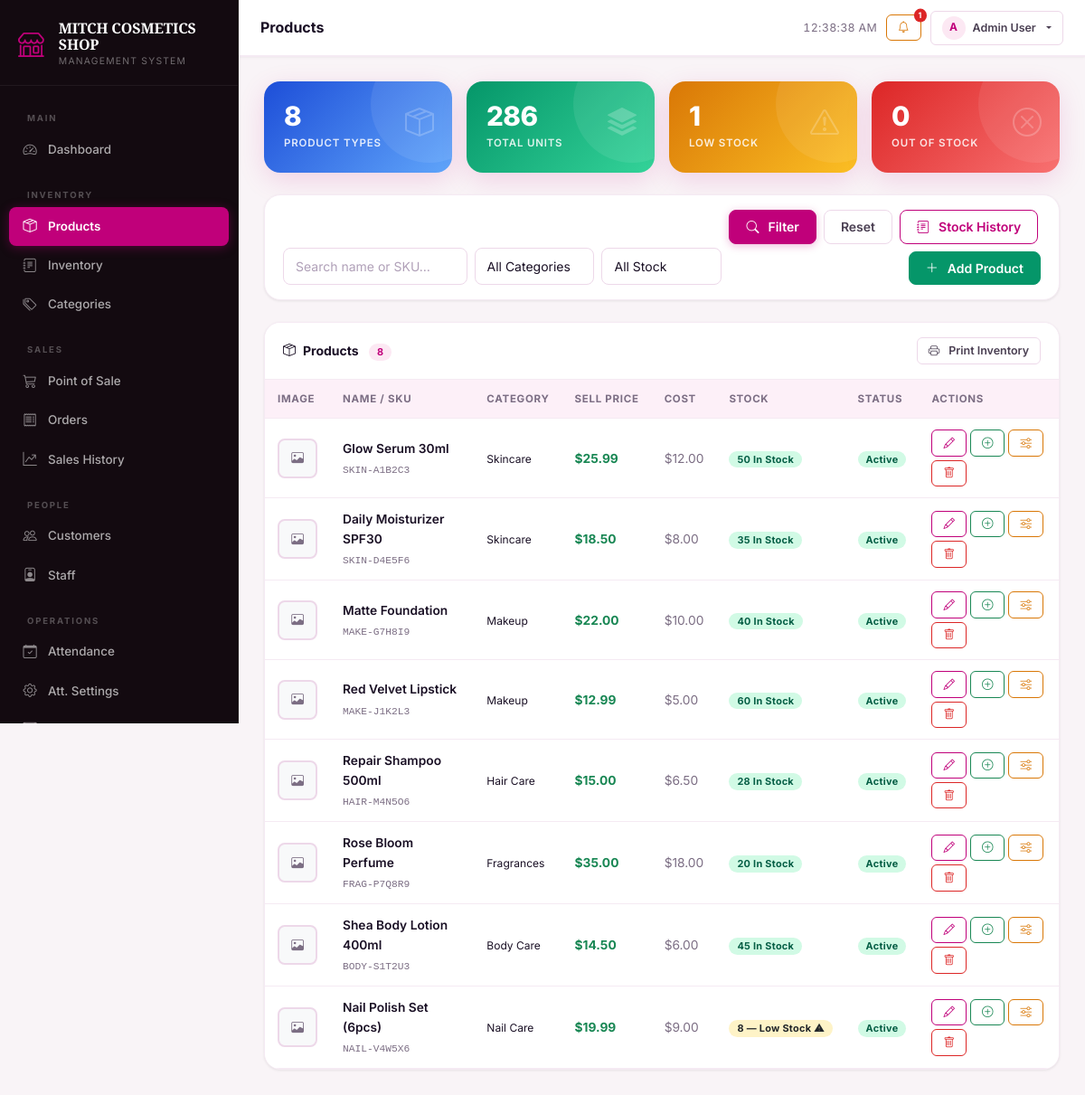
The page /products.php (signed in) on the database its author committed.
### tables this page shows
CREATE TABLE IF NOT EXISTS `products` (
  `id`                  INT UNSIGNED    NOT NULL AUTO_INCREMENT,
  `category_id`         INT UNSIGNED             DEFAULT NULL,
  `name`                VARCHAR(200)    NOT NULL,
  `sku`                 VARCHAR(50)     NOT NULL,
  `description`         TEXT                     DEFAULT NULL,
  `price`               DECIMAL(10,2)   NOT NULL DEFAULT '0.00',
  `cost_price`          DECIMAL(10,2)   NOT NULL DEFAULT '0.00',
  `quantity`            INT             NOT NULL DEFAULT 0,
  `low_stock_threshold` INT             NOT NULL DEFAULT 0
                        COMMENT '0 = use system default APP_LOW_STOCK_THRESHOLD',
  `image`               VARCHAR(255)             DEFAULT NULL,
  `video`               VARCHAR(255)             DEFAULT NULL,
  `status`              ENUM('active','inactive') NOT NULL DEFAULT 'active',
  `created_at`          DATETIME        NOT NULL DEFAULT CURRENT_TIMESTAMP,
  `updated_at`          DATETIME        NOT NULL DEFAULT CURRENT_TIMESTAMP ON UPDATE CURRENT_TIMESTAMP,
  PRIMARY KEY (`id`),
  UNIQUE KEY `uq_products_sku` (`sku`),
  KEY `fk_products_category` (`category_id`),
  KEY `idx_products_quantity` (`quantity`),
  CONSTRAINT `fk_products_category`
    FOREIGN KEY (`category_id`) REFERENCES `categories` (`id`) ON DELETE SET NULL
);

CREATE TABLE IF NOT EXISTS `categories` (
  `id`          INT UNSIGNED NOT NULL AUTO_INCREMENT,
  `name`        VARCHAR(100) NOT NULL,
  `description` TEXT                  DEFAULT NULL,
  `created_at`  DATETIME     NOT NULL DEFAULT CURRENT_TIMESTAMP,
  PRIMARY KEY (`id`),
  UNIQUE KEY `uq_categories_name` (`name`)
);

### session.php (called while the page is built, shortened)
<?php
function sanitize(string $value): string {
    return htmlspecialchars(strip_tags(trim($value)), ENT_QUOTES, 'UTF-8');
}

### products.php (the view, shortened to what this page needs)
<?php
require_once __DIR__ . '/../includes/functions.php';
function hasLowStockColumn(): bool {
    static $result = null;
    $db = getDB();
    try {
        $stmt = $db->prepare(
            "SELECT COUNT(*) FROM INFORMATION_SCHEMA.COLUMNS
             WHERE TABLE_SCHEMA = DATABASE()
               AND TABLE_NAME   = 'products'
               AND COLUMN_NAME  = 'low_stock_threshold'"
        );
        $stmt->execute();
        $result = ((int)$stmt->fetchColumn() > 0);
    } catch (Exception $e) {
        $result = false;
    }
    return $result;
}
$db = getDB();
$filter    = $_GET['filter'] ?? '';
$search    = sanitize($_GET['q'] ?? '');
$hasLST = hasLowStockColumn();
$sysThresh = (int)APP_LOW_STOCK_THRESHOLD;
$where  = '1=1';
$params = [];
$stmt = $db->prepare("
    SELECT p.*, c.name AS category
    FROM   products p
    LEFT JOIN categories c ON c.id = p.category_id
    WHERE  $where
    ORDER  BY p.created_at DESC
");
$stmt->execute($params);
$products = $stmt->fetchAll();
$totalProducts  = (int)$db->query("SELECT COUNT(*) FROM products")->fetchColumn();
$totalUnits     = (int)$db->query("SELECT COALESCE(SUM(quantity),0) FROM products")->fetchColumn();
if ($hasLST) {
    $totalLow = (int)$db->query(
        "SELECT COUNT(*) FROM products WHERE quantity > 0 AND quantity <= GREATEST(low_stock_threshold, " . $sysThresh . ")"
    )->fetchColumn();
} else {
    $totalLow = (int)$db->query(
        "SELECT COUNT(*) FROM products WHERE quantity > 0 AND quantity <= " . $sysThresh
    )->fetchColumn();
}
$totalOut       = (int)$db->query("SELECT COUNT(*) FROM products WHERE quantity = 0")->fetchColumn();
include __DIR__ . '/../includes/header.php';
?>
<div class="row g-3 mb-4">
  <div class="col-6 col-lg-3">
    <div class="stat-card stat-blue">
      <i class="bi bi-box-seam stat-icon"></i>
      <div class="stat-value"><?= number_format($totalProducts) ?></div>
      <div class="stat-label">Product Types</div>
    </div>
  </div>
  <div class="col-6 col-lg-3">
    <div class="stat-card stat-green">
      <i class="bi bi-stack stat-icon"></i>
      <div class="stat-value"><?= number_format($totalUnits) ?></div>
      <div class="stat-label">Total Units</div>
    </div>
  </div>
  <div class="col-6 col-lg-3">
    <div class="stat-card stat-orange">
      <i class="bi bi-exclamation-triangle stat-icon"></i>
      <div class="stat-value"><?= number_format($totalLow) ?></div>
      <div class="stat-label">Low Stock</div>
    </div>
  </div>
  <div class="col-6 col-lg-3">
    <div class="stat-card stat-red">
      <i class="bi bi-x-circle stat-icon"></i>
      <div class="stat-value"><?= number_format($totalOut) ?></div>
      <div class="stat-label">Out of Stock</div>
    </div>
  </div>
</div>
<div class="card mb-4">
  <div class="card-body py-3">
    <form method="GET" class="row g-2 align-items-end">
      <div class="col-md-3">
        <input type="text" name="q" class="form-control" placeholder="Search name or SKU…"
               value="<?= htmlspecialchars($search) ?>">
      </div>
      <div class="col-md-2">
        <select name="cat" class="form-select">
          <option value="">All Categories</option>
        </select>
      </div>
      <div class="col-md-2">
        <select name="filter" class="form-select">
          <option value=""     <?= $filter===''            ? 'selected':'' ?>>All Stock</option>
        </select>
      </div>
      <div class="col-md-5 d-flex gap-2 flex-wrap">
        <button type="submit" class="btn btn-primary">
          <i class="bi bi-search me-1"></i>Filter
        </button>
        <a href="<?= BASE_URL ?>/admin/products.php" class="btn btn-outline-secondary">Reset</a>
        <a href="<?= BASE_URL ?>/admin/inventory.php" class="btn btn-outline-primary">
          <i class="bi bi-journal-text me-1"></i>Stock History
        </a>
        <button type="button" class="btn btn-success ms-auto"
                data-bs-toggle="modal" data-bs-target="#productModal"
                onclick="openAddModal()">
          <i class="bi bi-plus-lg me-1"></i>Add Product
        </button>
      </div>
    </form>
  </div>
</div>
<div class="card">
  <div class="card-header d-flex justify-content-between align-items-center">
    <span>
      <i class="bi bi-box-seam me-2"></i>Products
      <span class="badge bg-primary ms-2"><?= count($products) ?></span>
    </span>
    <a href="<?= BASE_URL ?>/reports/index.php?type=inventory"
       class="btn btn-sm btn-outline-secondary">
      <i class="bi bi-printer me-1"></i>Print Inventory
    </a>
  </div>
  <div class="card-body p-0">
    <div class="table-responsive">
      <table class="table table-hover mb-0" id="productsTable">
        <thead>
          <tr>
            <th>Image</th>
            <th>Name / SKU</th>
            <th>Category</th>
            <th>Sell Price</th>
            <th>Cost</th>
            <th>Stock</th>
            <th>Status</th>
            <th class="no-print">Actions</th>
          </tr>
        </thead>
        <tbody>
          <?php foreach ($products as $p): ?>
          <tr>
            <td>
              <?php $productImageUrl = productImageUrl($p['image'] ?? null); ?>
              <?php if ($productImageUrl): ?>
                <img src="<?= htmlspecialchars($productImageUrl) ?>"
                     class="product-thumb" alt="<?= htmlspecialchars($p['name']) ?>"
                     onerror="this.style.display='none'">
              <?php else: ?>
                <div class="product-thumb d-flex align-items-center justify-content-center
                            bg-light text-muted">
                  <i class="bi bi-image"></i>
                </div>
              <?php endif; ?>
            </td>
            <td>
              <div class="fw-semibold"><?= htmlspecialchars($p['name']) ?></div>
              <small class="text-muted font-monospace"><?= htmlspecialchars($p['sku']) ?></small>
            </td>
            <td><small><?= htmlspecialchars($p['category'] ?? '—') ?></small></td>
            <td class="fw-bold text-success"><?= money($p['price']) ?></td>
            <td class="text-muted"><?= money($p['cost_price']) ?></td>
            <td><?= stockBadge($p) ?></td>
            <td><?= statusBadge($p['status']) ?></td>
            <td class="no-print">
              <div class="d-flex gap-1 flex-wrap">
                <button class="btn btn-sm btn-outline-primary"
                        title="Edit product info"
                        onclick='openEditModal(<?= json_encode($p, JSON_HEX_TAG | JSON_HEX_APOS | JSON_HEX_QUOT | JSON_HEX_AMP) ?>)'>
                  <i class="bi bi-pencil"></i>
                </button>
                <button class="btn btn-sm btn-outline-success"
                        title="Add stock / restock"
                        onclick='openAddStockModal(<?= (int)$p['id'] ?>,
                                 <?= json_encode($p['name'], JSON_HEX_TAG | JSON_HEX_APOS | JSON_HEX_QUOT | JSON_HEX_AMP) ?>,
                                 <?= (int)$p['quantity'] ?>)'>
                  <i class="bi bi-plus-circle"></i>
                </button>
                <button class="btn btn-sm btn-outline-warning"
                        title="Manual stock adjustment"
                        onclick='openAdjustModal(<?= (int)$p['id'] ?>,
                                 <?= json_encode($p['name'], JSON_HEX_TAG | JSON_HEX_APOS | JSON_HEX_QUOT | JSON_HEX_AMP) ?>,
                                 <?= (int)$p['quantity'] ?>)'>
                  <i class="bi bi-sliders"></i>
                </button>
                <form method="POST" class="d-inline"
                      onsubmit="return confirm('Delete this product? If it has sales history it will be deactivated instead.')">
                  <button type="submit" class="btn btn-sm btn-outline-danger" title="Delete / deactivate">
                    <i class="bi bi-trash"></i>
                  </button>
                </form>
              </div>
            </td>
          </tr>
          <?php endforeach; ?>
        </tbody>
      </table>
    </div>
  </div>
</div>
<?php include __DIR__ . '/../includes/footer.php'; ?>

### functions.php (shortened to what this page needs)
<?php
require_once __DIR__ . '/db.php';
require_once __DIR__ . '/session.php';
function money(float $amount): string {
    return APP_CURRENCY . number_format($amount, 2);
}
function productImageFile(?string $filename): ?array {
    $filename = trim((string)$filename);
    $path = rtrim(UPLOAD_PATH, '/\\') . DIRECTORY_SEPARATOR . $filename;
    if (!is_file($path)) {
        return null;
    }
    $info = new finfo(FILEINFO_MIME_TYPE);
    $mime = $info->file($path);
    return ['path' => $path, 'mime' => $mime, 'filename' => $filename];
}
function productImageUrl(?string $filename): ?string {
    $image = productImageFile($filename);
    if ($image === null) {
        return null;
    }
    $version = filemtime($image['path']);
    return BASE_URL . '/product-image.php?image=' . rawurlencode($image['filename'])
         . '&v=' . ($version !== false ? $version : time());
}
function statusBadge(string $status): string {
    $map = [
        'pending'    => 'warning',
        'processing' => 'info',
        'completed'  => 'success',
        'cancelled'  => 'danger',
        'active'     => 'success',
        'inactive'   => 'secondary',
    ];
    $color = $map[$status] ?? 'secondary';
    return '<span class="badge bg-' . $color . '">' . ucfirst(htmlspecialchars($status)) . '</span>';
}
function getLowStockThreshold(array $product): int {
    $override = (int)($product['low_stock_threshold'] ?? 0);
    return $override > 0 ? $override : (int)APP_LOW_STOCK_THRESHOLD;
}
function stockStatus(array $product): string {
    $qty       = (int)$product['quantity'];
    $threshold = getLowStockThreshold($product);
    if ($qty <= $threshold)  return 'low_stock';
    return 'in_stock';
}
function stockBadge(array $product): string {
    $qty    = (int)$product['quantity'];
    $status = stockStatus($product);
    switch ($status) {
        case 'low_stock':
            return '<span class="badge bg-warning text-dark">' . $qty . ' — Low Stock ⚠</span>';
        default:
            return '<span class="badge bg-success">' . $qty . ' In Stock</span>';
    }
}

### rows shown on the page
products: name "Glow Serum 30ml", sku "SKIN-A1B2C3", category.name "Skincare", price "$25.99", cost_price "$12.00", quantity "50", status "Active"
products: name "Daily Moisturizer SPF30", sku "SKIN-D4E5F6", category.name "Skincare", price "$18.50", cost_price "$8.00", quantity "35", status "Active"
products: name "Matte Foundation", sku "MAKE-G7H8I9", category.name "Makeup", price "$22.00", cost_price "$10.00", quantity "40", status "Active"
products: name "Red Velvet Lipstick", sku "MAKE-J1K2L3", category.name "Makeup", price "$12.99", cost_price "$5.00", quantity "60", status "Active"
products: name "Repair Shampoo 500ml", sku "HAIR-M4N5O6", category.name "Hair Care", price "$15.00", cost_price "$6.50", quantity "28", status "Active"
products: name "Rose Bloom Perfume", sku "FRAG-P7Q8R9", category.name "Fragrances", price "$35.00", cost_price "$18.00", quantity "20", status "Active"
products: name "Shea Body Lotion 400ml", sku "BODY-S1T2U3", category.name "Body Care", price "$14.50", cost_price "$6.00", quantity "45", status "Active"
products: name "Nail Polish Set (6pcs)", sku "NAIL-V4W5X6", category.name "Nail Care", price "$19.99", cost_price "$9.00", quantity "8", status "Active"

### other values the page prints
APP_NAME "MITCH COSMETICS SHOP"
$pageTitle "Products"
$lowCount "1"
substr($user['name'] ?? 'U', 0, 1) "A"
$user['name'] "Admin User"
$totalProducts "8"
$totalUnits "286"
$totalLow "1"
$totalOut "0"
count($products) "8"
